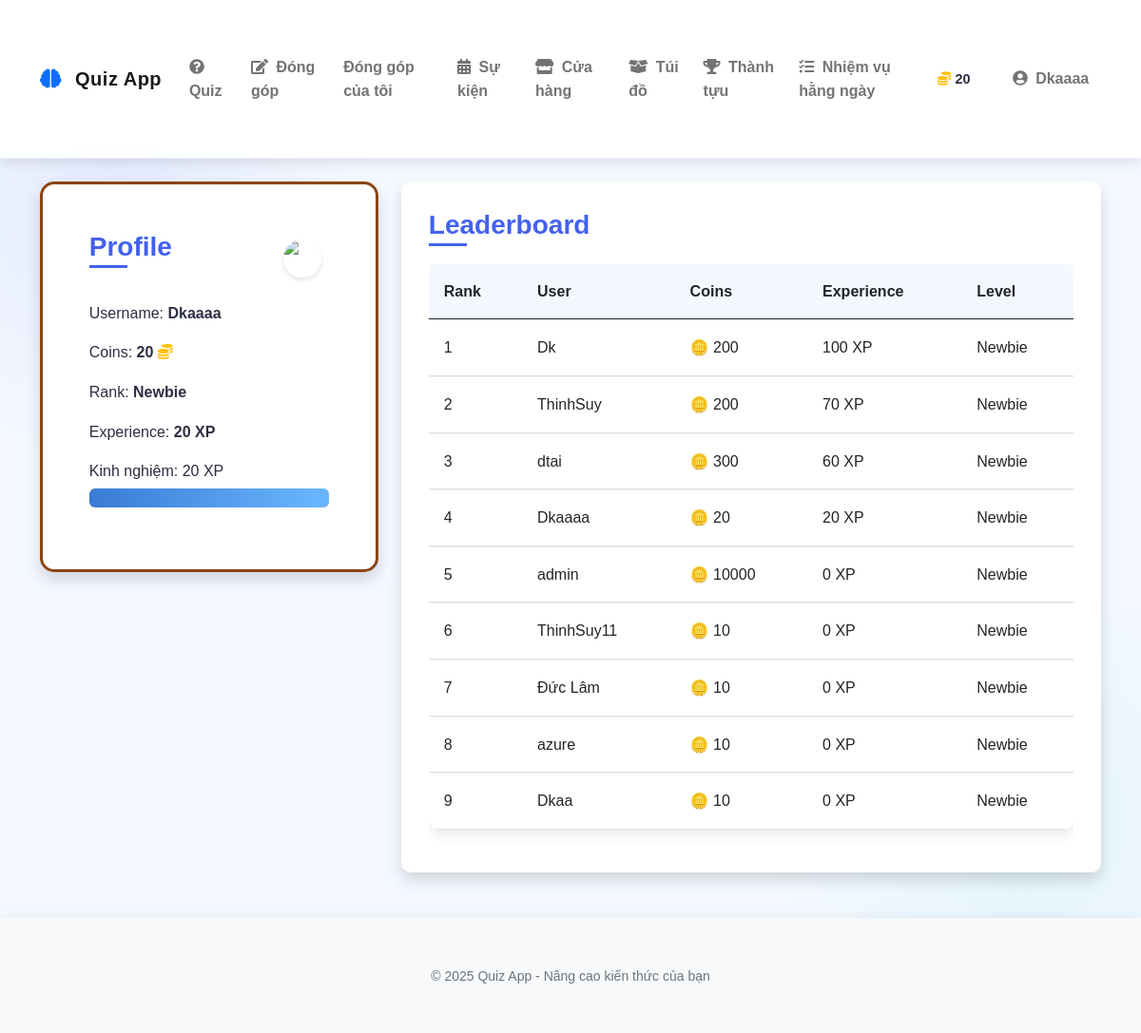
Screenshot of / (signed in) with the database file from the repository.
### models.py (models this page shows, shortened)
class User(UserMixin, db.Model):
    id = db.Column(db.Integer, primary_key=True)
    username = db.Column(db.String(64), unique=True, nullable=False)
    email = db.Column(db.String(120), unique=True, nullable=False)
    password_hash = db.Column(db.String(256))
    coins = db.Column(db.Integer, default=10)  # New users start with 10 coins
    experience = db.Column(db.Integer, default=0)  # Experience points
    rank = db.Column(db.String(50), default='Newbie')
    is_admin = db.Column(db.Boolean, default=False)
    contributions = db.relationship('Contribution', backref='author', lazy=True)
    inventory_items = db.relationship('InventoryItem', backref='owner', lazy=True)
    achievements = db.relationship('UserAchievement', backref='user', lazy=True)
    daily_quests = db.relationship('UserDailyQuest', backref='user', lazy=True)
    total_questions_answered = db.Column(db.Integer, default=0)
    correct_answers = db.Column(db.Integer, default=0)
    easy_questions_completed = db.Column(db.Integer, default=0)
    medium_questions_completed = db.Column(db.Integer, default=0)
    hard_questions_completed = db.Column(db.Integer, default=0)
    daily_quest_points = db.Column(db.Integer, default=0)
    daily_streak = db.Column(db.Integer, default=0)
    last_daily_login = db.Column(db.Date, nullable=True)

### app.py (the view)
@app.route('/')
def homepage():
    from models import User, RANK_THRESHOLDS
    top_users = User.query.order_by(User.experience.desc()).limit(10).all()
    return render_template('homepage.html', top_users=top_users, RANK_THRESHOLDS=RANK_THRESHOLDS)

### app.py (called while the page is built)
@login_manager.user_loader
def load_user(user_id):
    from models import User
    return User.query.get(int(user_id))

### templates/homepage.html (shortened to what this page needs)
{% extends "base.html" %}
{% block content %}
<div class="row">
    <div class="col-md-4">
        {% if current_user.is_authenticated %}
        <div class="card shadow rank-card" data-aos="fade-right" data-rank="{{ current_user.rank.lower() }}">
            <div class="card-body">
                <div class="d-flex justify-content-between align-items-center mb-3">
                    <h3 class="card-title">Profile</h3>
                    <div class="rank-badge">
                        <img src="{{ url_for('static', filename='images/ranks/' + current_user.rank.lower() + '.png') }}"
                             alt="{{ current_user.rank }}" class="rank-icon">
                    </div>
                </div>
                <div class="profile-info">
                    <p>Username: <strong>{{ current_user.username }}</strong></p>
                    <p>Coins: <strong>{{ current_user.coins }}</strong> <i class="fas fa-coins text-warning"></i></p>
                    <p>Rank: <strong class="rank-name">{{ current_user.rank }}</strong></p>
                    {% set next_rank = None %}
                    {% set next_threshold = 0 %}
                    {% set current_threshold = 0 %}
                    {% for rank, threshold in RANK_THRESHOLDS.items() | sort(attribute='1') %}
                        {% if current_user.rank == rank %}
                            {% set current_threshold = threshold %}
                            {% for next_r, next_t in RANK_THRESHOLDS.items() | sort(attribute='1') %}
                                {% if next_t > threshold and not next_rank %}
                                    {% set next_rank = next_r %}
                                    {% set next_threshold = next_t %}
                                {% endif %}
                            {% endfor %}
                        {% endif %}
                    {% endfor %}
                    <p>Experience: <strong>{{ current_user.experience }} XP</strong></p>
                    <div class="rank-progress mt-3">
                        {% if next_rank %}
                        <p class="mb-1">Tiến trình ({{ current_user.experience }}/{{ next_threshold }})</p>
                        <div class="progress" style="height: 20px;">
                            <div class="progress-bar progress-bar-striped progress-bar-animated bg-success"
                                 role="progressbar"
                                 style="width: {{ ((current_user.experience - current_threshold) / (next_threshold - current_threshold) * 100)|round }}%">
                            </div>
                        </div>
                        <small class="text-muted">Rank tiếp theo: {{ next_rank }}</small>
                        {% else %}
                        <p class="mb-1">Kinh nghiệm: {{ current_user.experience }} XP</p>
                        <div class="progress" style="height: 20px;">
                            <div class="progress-bar progress-bar-striped progress-bar-animated bg-success"
                                 role="progressbar"
                                 style="width: 100%">
                            </div>
                        </div>
                        {% endif %}
                    </div>
                </div>
            </div>
        </div>
        {% endif %}
    </div>
    <div class="col-md-8">
        <div class="card shadow" data-aos="fade-left">
            <div class="card-body">
                <h3 class="card-title">Leaderboard</h3>
                <div class="table-responsive">
                    <table class="table table-hover">
                        <thead>
                            <tr>
                                <th>Rank</th>
                                <th>User</th>
                                <th>Coins</th>
                                <th>Experience</th>
                                <th>Level</th>
                            </tr>
                        </thead>
                        <tbody>
                            {% for user in top_users %}
                            <tr>
                                <td>{{ loop.index }}</td>
                                <td>{{ user.username }}</td>
                                <td>🪙 {{ user.coins }}</td>
                                <td>{{ user.experience }} XP</td>
                                <td>{{ user.rank }}</td>
                            </tr>
                            {% endfor %}
                        </tbody>
                    </table>
                </div>
            </div>
        </div>
    </div>
</div>
{% endblock %}

### templates/base.html (shortened to what this page needs)
<!DOCTYPE html>
<html lang="en">
<head>
    <link href="https://cdn.jsdelivr.net/npm/bootstrap@5.0.2/dist/css/bootstrap.min.css" rel="stylesheet">
    <link rel="stylesheet" href="https://cdnjs.cloudflare.com/ajax/libs/font-awesome/5.15.3/css/all.min.css">
    <link href="https://unpkg.com/aos@2.3.1/dist/aos.css" rel="stylesheet">
    <link rel="stylesheet" href="{{ url_for('static', filename='css/style.css') }}">
    <link rel="stylesheet" href="{{ url_for('static', filename='css/rank_frames.css') }}">
    <link rel="stylesheet" href="{{ url_for('static', filename='css/customization.css') }}">
    <link rel="stylesheet" href="{{ url_for('static', filename='css/achievements.css') }}">
    <link rel="stylesheet" href="{{ url_for('static', filename='css/quests.css') }}">
    <link rel="stylesheet" href="{{ url_for('static', filename='css/quiz.css') }}">
</head>
<body>
    <nav class="navbar navbar-expand-lg navbar-light sticky-top">
        <div class="container">
            <a class="navbar-brand" href="{{ url_for('homepage') }}">
                <i class="fas fa-brain text-primary me-2"></i> Quiz App
            </a>
            <div class="collapse navbar-collapse" id="navbarNav">
                <ul class="navbar-nav me-auto">
                    {% if current_user.is_authenticated %}
                        {% if current_user.is_admin %}
                            <li class="nav-item">
                                <a class="nav-link" href="{{ url_for('admin_dashboard') }}">
                                    <i class="fas fa-tachometer-alt me-1"></i> Admin
                                </a>
                            </li>
                        {% else %}
                            <li class="nav-item">
                                <a class="nav-link" href="{{ url_for('mainquiz') }}">
                                    <i class="fas fa-question-circle me-1"></i> Quiz
                                </a>
                            </li>
                            <li class="nav-item">
                                <a class="nav-link" href="{{ url_for('contribute') }}">
                                    <i class="fas fa-edit me-1"></i> Đóng góp
                                </a>
                            </li>
                            <li class="nav-item">
                                <a class="nav-link" href="{{ url_for('my_contributions') }}">
                                    Đóng góp của tôi
                                </a>
                            </li>
                            <li class="nav-item">
                                <a class="nav-link" href="{{ url_for('event') }}">
                                    <i class="fas fa-calendar-alt me-1"></i> Sự kiện
                                </a>
                            </li>
                            <li class="nav-item">
                                <a class="nav-link" href="{{ url_for('shop') }}">
                                    <i class="fas fa-store me-1"></i> Cửa hàng
                                </a>
                            </li>
                            <li class="nav-item">
                                <a class="nav-link" href="{{ url_for('inventory') }}">
                                    <i class="fas fa-box-open me-1"></i> Túi đồ
                                </a>
                            </li>
                            <li class="nav-item">
                                <a class="nav-link" href="{{ url_for('advancements') }}">
                                    <i class="fas fa-trophy me-1"></i> Thành tựu
                                </a>
                            </li>
                            <li class="nav-item">
                                <a class="nav-link" href="{{ url_for('daily_quests') }}">
                                    <i class="fas fa-tasks me-1"></i> Nhiệm vụ hằng ngày
                                </a>
                            </li>
                        {% endif %}
                    {% endif %}
                </ul>
                {% if current_user.is_authenticated %}
                <div class="user-stats d-flex align-items-center me-3">
                    <div class="stat-item d-flex align-items-center me-3">
                        <i class="fas fa-coins text-warning me-1"></i>
                        <span class="fw-bold">{{ current_user.coins }}</span>
                    </div>
                </div>
                <ul class="navbar-nav">
                    <li class="nav-item dropdown">
                        <a class="nav-link dropdown-toggle" href="#" id="userDropdown" role="button" data-bs-toggle="dropdown" aria-expanded="false">
                            <i class="fas fa-user-circle me-1"></i> {{ current_user.username }}
                        </a>
                    </li>
                </ul>
                {% endif %}
            </div>
        </div>
    </nav>
    <div class="container py-4">
        {% block content %}{% endblock %}
    </div>
    <footer class="footer mt-auto py-3 bg-light">
        <div class="container text-center">
            <div class="row">
                <div class="col-md-12">
                    <p class="mb-0 text-muted">
                        <small>© 2025 Quiz App - Nâng cao kiến thức của bạn</small>
                    </p>
                </div>
            </div>
        </div>
    </footer>
</body>
</html>

### static/css/style.css (style rules this page uses)
body { font-family: 'Roboto', sans-serif; color: var(--text-color); background-color: #f5f9ff; background-image: radial-gradient(circle at 10% 20%, rgba(67, 97, 238, 0.1) 0%, transparent 20%), radial-gradient(circle at 90% 80%, rgba(76, 201, 240, 0.1) 0%, transparent 20%); line-height: 1.6; }
.container { padding-top: 2rem; padding-bottom: 2rem; }
.card { border: none; border-radius: var(--border-radius); box-shadow: var(--box-shadow); transition: all 0.4s ease; margin-bottom: 1.5rem; background-color: white; overflow: hidden; position: relative; }
.card::before { content: ''; position: absolute; top: 0; left: 0; width: 100%; height: 4px; background: var(--gradient-bg); opacity: 0; transition: opacity 0.3s ease; }
.card-body { padding: 1.8rem; }
.card-title { font-weight: 700; margin-bottom: 1rem; color: var(--dark-color); position: relative; display: inline-block; }
.card-title::after { content: ''; position: absolute; bottom: -5px; left: 0; width: 40px; height: 3px; background: var(--primary-color); transition: width 0.3s ease; }
.progress { height: 10px; border-radius: 5px; background-color: #e9ecef; margin-bottom: 1rem; overflow: hidden; }
.progress-bar { background: linear-gradient(to right, var(--primary-color), var(--secondary-color)); transition: width 0.5s ease; }
.table { border-collapse: separate; border-spacing: 0; width: 100%; border-radius: var(--border-radius); overflow: hidden; box-shadow: var(--box-shadow); }
.table th { background-color: #f8f9fa; font-weight: 600; padding: 1rem; text-align: left; }
.table td { padding: 1rem; vertical-align: middle; border-top: 1px solid #f0f0f0; }
.navbar { box-shadow: 0 4px 15px rgba(0, 0, 0, 0.08); background: rgba(255, 255, 255, 0.95); backdrop-filter: blur(10px); -webkit-backdrop-filter: blur(10px); border-bottom: 1px solid rgba(67, 97, 238, 0.1); }
.navbar-brand { font-weight: 800; color: var(--primary-color); letter-spacing: 0.5px; transition: all 0.3s ease; }
.nav-link { font-weight: 600; color: var(--dark-color); position: relative; padding: 0.6rem 1.2rem; margin: 0 0.3rem; transition: all 0.3s ease; border-radius: 8px; }
.nav-link::after { content: ''; position: absolute; bottom: 5px; left: 50%; width: 0; height: 2px; background: var(--primary-color); transition: all 0.3s; transform: translateX(-50%); opacity: 0; }
:root { --accent-color: #f72585; --info-color: #4895ef; --warning-color: #f8961e; --danger-color: #f94144; --soft-blue: #e8f0fe; --text-secondary: #6c757d; }
body { font-family: 'Nunito', sans-serif; min-height: 100vh; line-height: 1.6; }
.navbar { box-shadow: 0 4px 12px rgba(0, 0, 0, 0.1); padding: 1rem 0; }
.card { overflow: hidden; margin-bottom: 1.5rem; }
.card-title { color: var(--primary-color); font-weight: 700; margin-bottom: 1rem; }
.footer { background-color: white; box-shadow: 0 -2px 10px rgba(0, 0, 0, 0.05); padding: 1.5rem 0; margin-top: 3rem; }
.footer .text-muted { color: var(--text-secondary) !important; font-weight: 500; }
.progress { height: 0.8rem; border-radius: 10px; background-color: #e9ecef; margin-bottom: 1rem; box-shadow: inset 0 1px 3px rgba(0, 0, 0, 0.1); }
.table { border-collapse: separate; border-spacing: 0; width: 100%; }
.table th { background-color: rgba(67, 97, 238, 0.05); font-weight: 600; color: var(--text-primary); padding: 1rem; }
.table td { padding: 1rem; vertical-align: middle; }
.user-stats { font-size: 0.9rem; }
.stat-item { display: flex; align-items: center; }

### static/css/rank_frames.css (style rules this page uses)
.rank-badge { display: inline-flex; align-items: center; justify-content: center; width: 30px; height: 30px; border-radius: 50%; color: white; font-weight: bold; margin-right: 0.5rem; box-shadow: 0 3px 5px rgba(0, 0, 0, 0.1); }

### static/css/customization.css (style rules this page uses)
.rank-card { background: white; border-radius: 15px; padding: 20px; box-shadow: 0 5px 15px rgba(0,0,0,0.1); position: relative; overflow: hidden; }
.rank-card[data-rank="newbie"] { border: 3px solid #8B4513; }
.rank-name { font-weight: bold; }
.rank-badge { width: 40px; height: 40px; border-radius: 50%; display: flex; align-items: center; justify-content: center; overflow: hidden; }
.rank-icon { width: 100%; height: 100%; object-fit: contain; }
.progress { height: 10px; border-radius: 5px; background-color: #e9ecef; margin-top: 5px; }
.progress-bar { background: linear-gradient(to right, #4e73df, #224abe); border-radius: 5px; }
.rank-card { transition: all 0.3s ease; }

### static/css/quiz.css (style rules this page uses)
body { transition: background-image 0.5s ease; background-size: cover; background-position: center; background-attachment: fixed; }

### rows the page displays
User: coins "20", username "Dkaaaa", rank "Newbie", experience "20"
User: username "Dk", coins "200", experience "100", rank "Newbie"
User: username "ThinhSuy", coins "200", experience "70", rank "Newbie"
User: username "dtai", coins "300", experience "60", rank "Newbie"
User: username "admin", coins "10000", experience "0", rank "Newbie"
User: username "ThinhSuy11", coins "10", experience "0", rank "Newbie"
User: username "Đức Lâm", coins "10", experience "0", rank "Newbie"
User: username "azure", coins "10", experience "0", rank "Newbie"
User: username "Dkaa", coins "10", experience "0", rank "Newbie"
